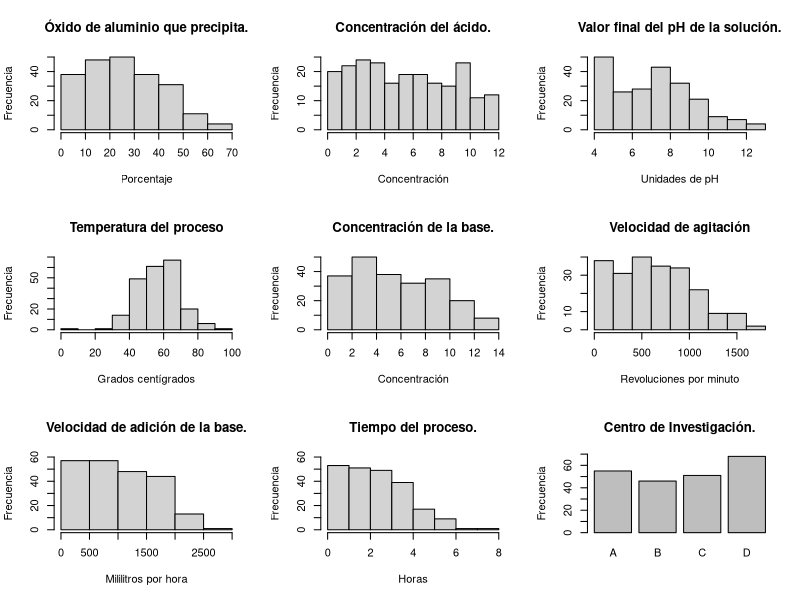
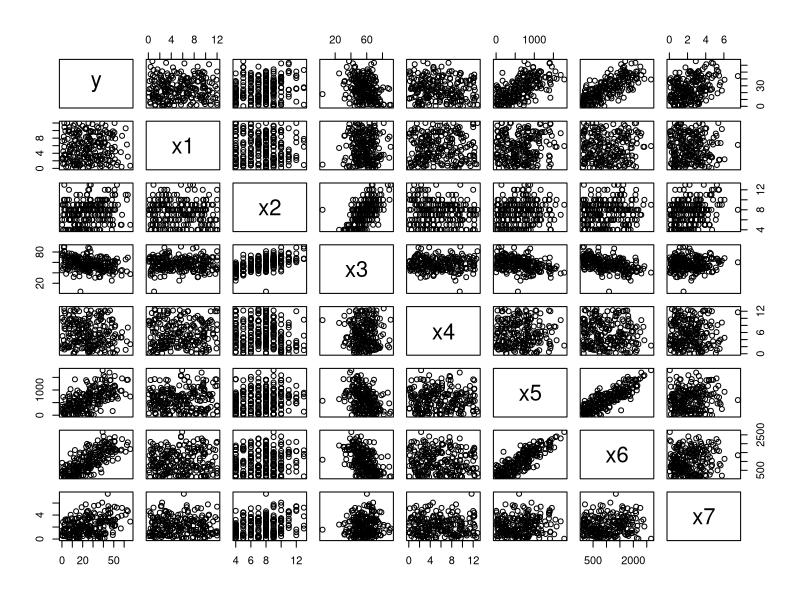
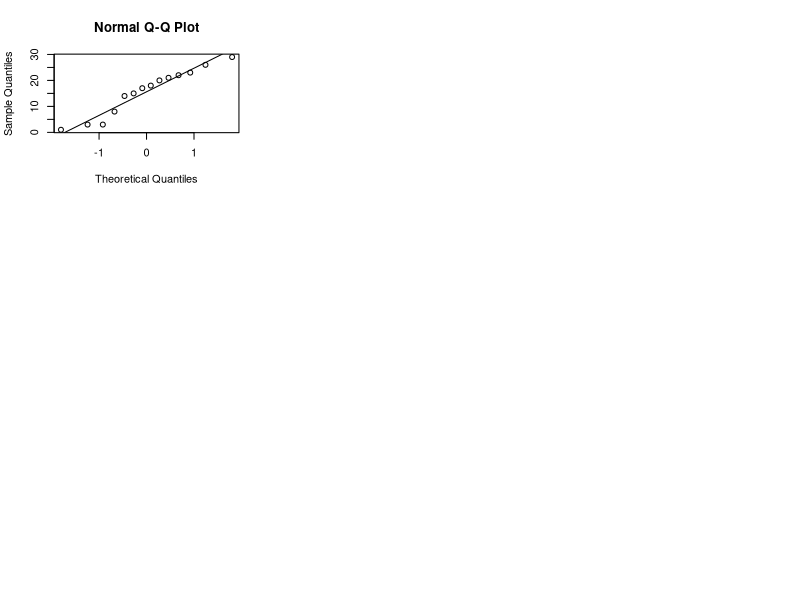

Source code (R) for these figures, in order:
data <- read.table("proceso.txt", header=T)
Y    <- data$y
X1   <- data$x1
X2   <- data$x2
X3   <- data$x3
X4   <- data$x4
X5   <- data$x5
X6   <- data$x6
X7   <- data$x7
Cent <- data$Cent

# 1. Realizar un análisis descriptivo de los datos.
par(mfrow = c(3,3))

hist(Y, main="Óxido de aluminio que precipita.", xlab="Porcentaje", ylab="Frecuencia")
hist(X1, main="Concentración del ácido.", xlab="Concentración", ylab="Frecuencia", ylim=c(0,25))
hist(X2, main="Valor final del pH de la solución.", xlab="Unidades de pH", ylab="Frecuencia")
hist(X3, main="Temperatura del proceso", xlab="Grados centígrados", ylab="Frecuencia", ylim=c(0,70))
hist(X4, main="Concentración de la base.", xlab="Concentración", ylab="Frecuencia")
hist(X5, main="Velocidad de agitación", xlab="Revoluciones por minuto", ylab="Frecuencia")
hist(X6, main="Velocidad de adición de la base.", xlab="Mililitros por hora", ylab="Frecuencia", ylim=c(0,60))
hist(X7, main="Tiempo del proceso.", xlab="Horas", ylab="Frecuencia",ylim=c(0,60))
barplot(table(Cent), main="Centro de Investigación.", ylab="Frecuencia",ylim=c(0,70))

print(summary.data.frame(data))

# 2. Realizar un gráfico de dispersión y una matriz de correlación de las variables.
dataMatrix <- data
dataMatrix$Cent <- NULL
attach(dataMatrix)
pairs(dataMatrix)
cor(dataMatrix)

# 3. Realizar una prueba de bondad de ajuste para determinar si la variable “y” se distribuye en forma normal.

n = 220
k <- round(sqrt(n))
A <- ceiling((max(data$y) - min(data$y)) / k)
alpha <- 0.05
r <- 2
while (A*(k-1) > max(data$y)){
  k <- k-1
}
fi <- numeric(k)
mi <- numeric(k)

for (x in 1:k){
  fi[x] <- length(data[ which(data$y < A*x & data$y >= A*(x-1)), ]$y)
  mi[x] <- (x-1)*A + (A/2)
}
qqnorm(fi)
qqline(fi)

xbarra <- sum(fi*mi)/n
x_barra <- rep(xbarra, k)
S_cuadrado <- sum( fi*(mi-x_barra)^2 )/(n-1)
S <- sqrt(S_cuadrado)
pi <- pnorm((mi + A/2), xbarra, S) - pnorm((mi - A/2), xbarra, S)
chi2_obs <- sum((fi-n*pi)^2/(n*pi))
chi2_alpha <- qchisq(1 - alpha, k - 1 -r)
p_valor <- 1 - pchisq(chi2_obs, k - 1 - r) 

# 4. Realice un intervalo de confianza del 93% para cada variable en estudio.

t.test(Y, conf.level = 0.93)
t.test(X1, conf.level = 0.93)
t.test(X2, conf.level = 0.93)
t.test(X3, conf.level = 0.93)
t.test(X4, conf.level = 0.93)
t.test(X5, conf.level = 0.93)
t.test(X6, conf.level = 0.93)
t.test(X7, conf.level = 0.93)

# 5. Halle un modelo lineal que explique mejor la variable “y”. Incluya todas las pruebas necesarias para
# llegar a este modelo, así como un análisis de residuos del modelo final.

modelo1 <- lm(Y ~ X1 + X2 + X3 + X4 + X5 + X6 + X7)
summary(modelo1)
# Sin Intercept
modelo2 <- lm(Y ~ X1 + X2 + X3 + X4 + X5 + X6 + X7 - 1)
summary(modelo2)
# Sin X4
modelo3 <- lm(Y ~ X1 + X2 + X3 + X5 + X6 + X7 - 1)
summary(modelo3)
# Sin X1
modelo4 <- lm(Y ~ X2 + X3 + X5 + X6 + X7 - 1)
summary(modelo4)
# Sin X3
modelo5 <- lm(Y ~ X2 + X5 + X6 + X7 - 1)
summary(modelo5)
# Sin X5
modelo6 <- lm(Y ~ X2 + X6 + X7 - 1)
summary(modelo6)
# Sin X2
modelo7 <- lm(Y ~ X6 + X7 - 1)
summary(modelo7)

# 6. Con los datos proceso_pre.txt haga una predicción de la variable “y” (con el mejor modelo) y haga un
# histograma, diagrama de cajas y resumen estadístico de los residuos de predicción (valor observado vs.
# prediccion del modelo) para concluir con relación al poder predictivo del modelo.

data_pred <- read.table("proceso_pre.txt", header=T)
ybarra <- numeric(80)
for (x in 1:length(data_pred$y)) {
  # Modelo numero 2
  ybarra[x] <- (modelo7$coefficients["X6"]*data_pred$x6[x]) + (modelo7$coefficients["X7"]*data_pred$x7[x])
}

yobs <- data_pred$y
resY <- yobs - ybarra
(sse <- sum((resY)^2))
(varianza <- sse/(length(data_pred$y)-1))
